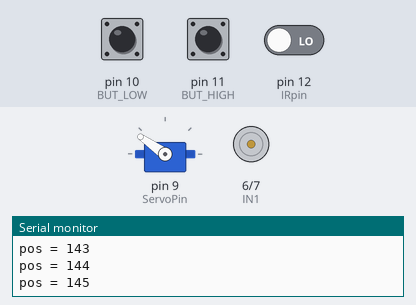
The sketch below on a simulated Arduino Uno, built with avr-gcc and run on an emulated ATmega328P. On the bench: servo, motor-driver pin pairs drawn as motors (green arrow = first pin HIGH = forward, orange = second pin HIGH = backward, longer = more drive, scaled by the enable pin), the last lines printed to the serial monitor. The inputs (shaded band) are chosen by the test bench; at power-on: pin 12 (IRpin) LOW, pin 11 (BUT_HIGH) HIGH, pin 10 (BUT_LOW) HIGH.

Above: at 2.8 s.
2.9 s: pin 12 (IRpin) driven HIGH
At 4.6 s:
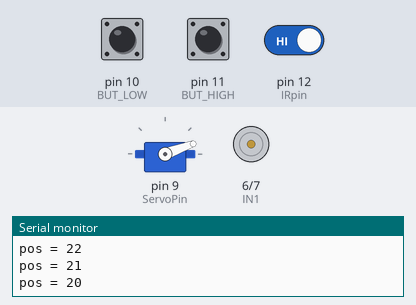
5.6 s: pin 11 (BUT_HIGH) pulled LOW for 3.2 s
At 8.6 s:
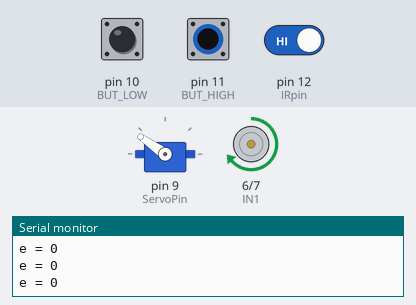
Timing chart, 0 to 36.5 s (numbered marks = the images above; inputs shaded):
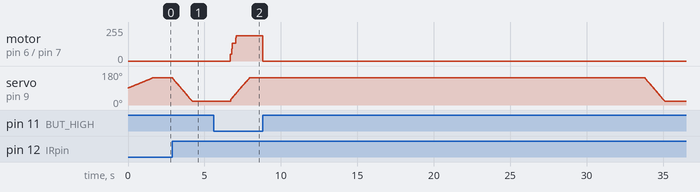

Measured:
- after the input at 2.9 s, servo on pin 9 (ServoPin): moves from 145° to 20° over 1.3 s, starting at once
- after the input at 5.6 s, motor on pin 6 (IN1) / pin 7 (IN2): rises from stopped to forward 191/255 in 0.38 s, then falls to stopped in 1.7 s

The sketch:

MainIR.ino
```cpp
//====================================// Settings (YOU CAN CHANGE ONLY THIS PART (if you don't know how the code works))
byte mot_speed_up = 100;        // speed of raising the shoulder  [0-100]              Recommended: 100
byte mot_speed_down = 75;       // speed of lowering the shoulder [0-100]              Recommended: 75
int servo_speed_up = 2;         // speed of raising the shoulder (the less the faster) Recommended: 2
int servo_speed_down = 8;       // speed of raising the shoulder (the less the faster) Recommended: 8

int mid_delay = 2500;           // delay at the upper position    [milliseconds]
int sleep_delay = 25000;        // delay between complete actions [milliseconds]

int servo_high_pos = 20;         // elbow upper position [deg]
int servo_low_pos = 145;         // elbow lower position [deg]
//====================================//
//^^^^^^^^^^^^^^^^^^^^^^^^^^^^^^^^^^^^^^

#include <Servo.h>

//-----------------------------------//
#define PWM 5
#define IN1 6
#define IN2 7
#define BUT_LOW 10
#define BUT_HIGH 11
#define ServoPin 9
#define IRpin 12
//-----------------------------------// Arduino pins


Servo MyServo;
unsigned long mot_last_time = 0;

unsigned long servo_last_time = 0;
boolean ButLowSt = 0;
boolean ButHighSt = 0;
int i = 0;
int j = -1;
int e;
int start_pos;
int current_pos;
int servo_delay;

//-----------------------------------//
//byte mot_speed = 100;            // max motor speed
int mot_delay = 10;             // motor acceleration (the less the faster it accelerates) (20 is optimal)
int mot_min_speed = 20;         // min motor speed

int max_for_delay = 20;         // min servo speed (the less the faster) (4)
//int min_for_delay = 5;          // max servo speed (the less the faster)
//int delay_step = 3;             // servo acceleration (the less the faster it accelerates)
//-----------------------------------// Speed settings

//-----------------------------------//

//-----------------------------------// elbow upper and lower positions

int loop_delay = 2000;

boolean RaiseArm = 0;
boolean LowerArm = 0;
boolean BendElbow = 0;
boolean UnbendElbow = 0;
boolean IRstate = false;

//int for_steps = (int)( (max_for_delay - min_for_delay) / delay_step );
unsigned long loop_mot_last_time = loop_delay;
unsigned long loop_servo_last_time = loop_delay;


void setup() {

  MyServo.attach(ServoPin);
  pinMode(PWM, OUTPUT);
  pinMode(IN1, OUTPUT);
  pinMode(IN2, OUTPUT);
  pinMode(BUT_LOW, INPUT_PULLUP);
  pinMode(BUT_HIGH, INPUT_PULLUP);
  pinMode(IRpin, INPUT);
  Serial.begin(9600);


  LowerArm = true;
  RaiseArm = false;
  UnbendElbow = true;
  BendElbow = false;

  while( (LowerArm && !RaiseArm)  || UnbendElbow) {
    lower_arm();
    rotate_servo(servo_low_pos, 30);
  }

  RaiseArm = true;
  LowerArm = false;
  BendElbow = true;
  UnbendElbow = false;

}

void loop()
{
  if ((!IRstate) && (digitalRead(IRpin) == HIGH) ) {

    while( (RaiseArm && !LowerArm)  || BendElbow ) {
    raise_arm();
    rotate_servo(servo_high_pos, servo_speed_down);
    }
    delay(mid_delay);
    while( (LowerArm && !RaiseArm)  || UnbendElbow) {
      lower_arm();
      rotate_servo(servo_low_pos, servo_speed_up);
    }
    delay(sleep_delay);
  }

  if ((IRstate) && (digitalRead(IRpin) == LOW) ) {
    IRstate = false;
  }

}


void lower_arm()                                // lowering the arm in the loop iteration
{
  if (LowerArm) {
    if (i == 0) {
      mot_last_time = millis();
      i = mot_min_speed;
    }
    if ( ( ( (millis() - mot_last_time) % mot_delay) == 0) && (i <= mot_speed_down) )
    {
      motor(i);
      i++;
      /*Serial.print("mot speed = ");
      Serial.println(i);*/
    }
    if (digitalRead((BUT_HIGH) != HIGH) && (i == mot_speed_down))
    {
      ButHighSt = digitalRead(BUT_HIGH);
      //Serial.print("HIGH = ");
      //Serial.println(ButHighSt);
      motor(mot_speed_down);
    }
    if (digitalRead(BUT_HIGH) == HIGH) {
      motor(0);
      i = 0;
      RaiseArm = !RaiseArm;
      LowerArm = !LowerArm;
      mot_last_time = millis();
      loop_mot_last_time = millis();
    }
  }

}

void raise_arm(){                               // raising the arm in the loop iteration
  if (RaiseArm) {
    if (i == 0) {
        mot_last_time = millis();
        i = -mot_min_speed;
      }
      if ( ( ( (millis() - mot_last_time) % mot_delay) == 0) && (i >= -mot_speed_up) )
      {
        motor(i);
        i--;
        /*Serial.print("mot speed = ");
        Serial.println(i);*/
      }
      if (digitalRead((BUT_LOW) != HIGH) && (i == -mot_speed_up))
      {
        ButLowSt = digitalRead(BUT_LOW);
        //Serial.print("LOW = ");
        //Serial.println(ButLowSt);
        motor(-mot_speed_up);
      }
      if (digitalRead(BUT_LOW) == HIGH) {
        motor(0);
        i = 0;
        RaiseArm = !RaiseArm;
        LowerArm = !LowerArm;
        mot_last_time = millis();
        loop_mot_last_time = millis();
      }
  }

}

void motor(int speed)                            // motor rotation function
{
  speed = map(speed, -100, 100, -255, 255);
  if (speed >= 0)
  {
    analogWrite(PWM, speed);
    digitalWrite(IN1, HIGH);
    digitalWrite(IN2, LOW);
  }
  else
  {
    analogWrite(PWM, -speed);
    digitalWrite(IN1, LOW);
    digitalWrite(IN2, HIGH);
  }
}

void rotate_servo(int aim_pos, int servo_delay)                   // servo rotation in the loop iteration
{
  if (j == -1) {
    start_pos = MyServo.read();
    j = start_pos;
    e = aim_pos - start_pos;
    Serial.print("e = ");
    Serial.println(e);
  }
  if ((j != aim_pos) && ((millis() - servo_last_time) >= servo_delay))
  {
    current_pos = j + sign(e);
    MyServo.write(current_pos);
    //Serial.print("pos = ");
    //Serial.println(current_pos);
    j = current_pos;
     // calc delay for the next iteration
    Serial.print("pos = ");
    Serial.println(current_pos);
    /*if ( ( abs( aim_pos - current_pos ) > for_steps ) && ( abs(current_pos - start_pos) > for_steps ) ){
      servo_delay = min_for_delay;
    }
    else if ( (sign(e)*current_pos) >= sign(e)*(start_pos + int(e/2) ) && (servo_delay > min_for_delay)) {
      servo_delay -= delay_step;
    }
    else if ( ( abs( aim_pos - current_pos ) <= for_steps ) && (servo_delay < max_for_delay) ){
      servo_delay += delay_step;
    }
    Serial.print("del = ");
    Serial.println(servo_delay);*/
    servo_last_time = millis();
  }
  if (j == aim_pos){
    j = -1;
    BendElbow = !BendElbow;
    UnbendElbow = !UnbendElbow;
    servo_last_time = millis();
    loop_servo_last_time = millis();
  }
}

int sign(int x){              // sigh function
  if (x > 0) {
     return 1;
  }
  if (x < 0){
     return -1;
  }
  if (x = 0){
    return 0;
  }
}
```
